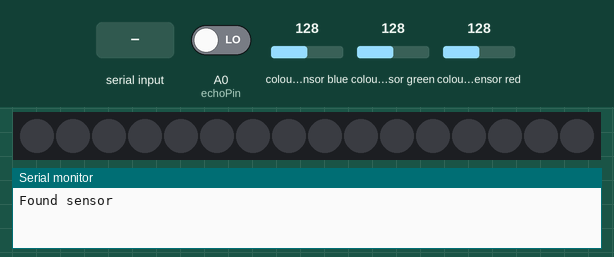
Simulated run of this sketch. Board: Arduino Uno, built with avr-gcc and run on an emulated ATmega328P. Parts: 16 RGB LEDs in strip order, left to right, the last lines printed to the serial monitor. The test bench sets the inputs (shaded band); at power-on: colour sensor blue 128, colour sensor green 128, A0 (echoPin) LOW, colour sensor red 128. Dim RGB values are drawn brighter than linear.

Above: at 1.2 s.
1.3 s: "2" received over the second serial link
At 1.55 s:
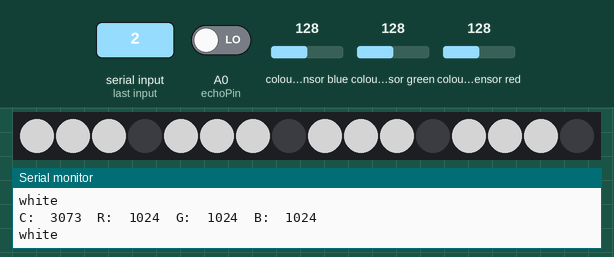
3.2 s: colour sensor blue set to 191
At 3.44 s:
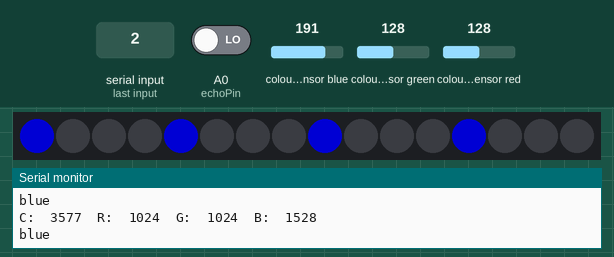
5.1 s: colour sensor green set to 250
At 5.29 s:
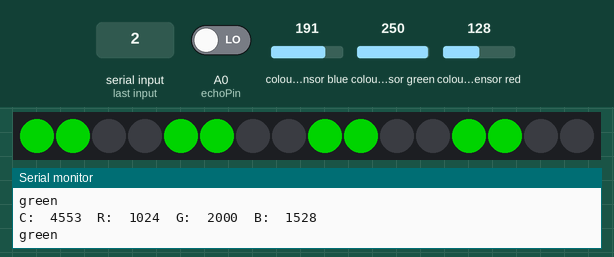
6.9 s: "1" received over the second serial link
At 9.2 s:
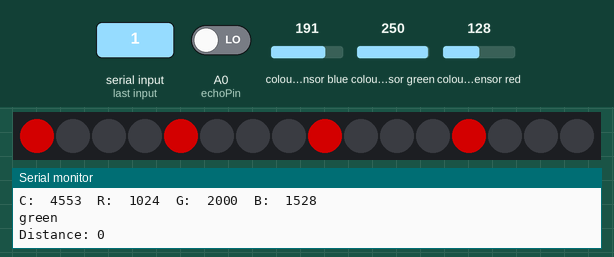
9.7 s: "2" received over the second serial link
At 11.08 s:
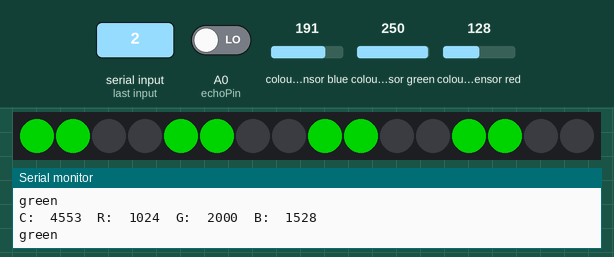
Timing chart, 0 to 12.7 s (numbered marks = the images above; inputs shaded):
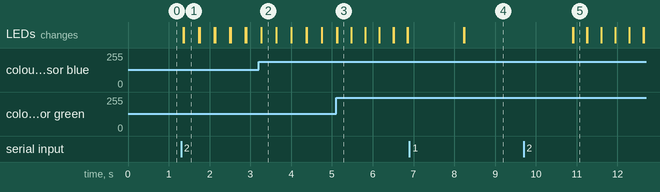

Measured:
- after the input at 1.3 s, the LEDs: first change after 0.05 s (image 1 shows a later state)
- after the input at 3.2 s, the LEDs: first change after 0.06 s (image 2 shows a later state)
- after the input at 5.1 s, the LEDs: first change at once (image 3 shows a later state)
- after the input at 6.9 s, the LEDs: first change after 1.3 s (image 4 shows a later state)
- after the input at 9.7 s, the LEDs: first change after 1.2 s (image 5 shows a later state)

The sketch:

mission6-2019-group2-drone.ino
```cpp
#include <Adafruit_NeoPixel.h>
#include <SoftwareSerial.h>
#include "Adafruit_TCS34725.h"

SoftwareSerial EEBlue(8, 9);

const int echoPin = A0;
// defines variables
long duration;
int distance;
int lastDis=19;
char state;

#define PIN            3      //A1
#define NUMPIXELS      16

Adafruit_TCS34725 tcs = Adafruit_TCS34725(TCS34725_INTEGRATIONTIME_50MS, TCS34725_GAIN_4X);
Adafruit_NeoPixel pixels = Adafruit_NeoPixel(NUMPIXELS, PIN, NEO_GRB + NEO_KHZ800);

byte flag=0;

void setup() {
  pinMode(echoPin, INPUT); // Sets the echoPin as an Input

  Serial.begin(9600); // Starts the serial communication
  pixels.begin();

  EEBlue.begin(9600);
  if (tcs.begin()) {
    Serial.println("Found sensor");
  } else {
    Serial.println("No TCS34725 found ... check your connections");
    while (1); // halt!
  }
}
void loop() {
  if (EEBlue.available()){
    state=EEBlue.read();
  }
  if(state=='1'){
    dis();
  }
  else if(state=='2'){
    col();
  }
}

void dis(){
  duration = pulseIn(echoPin, HIGH);
  delay(300);
  // Calculating the distance
  distance= duration*0.034/2;
  // Prints the distance on the Serial Monitor

  if(abs(lastDis-distance)>200){
    Serial.println(distance);
    distance=lastDis;
  }

  Serial.print("Distance: ");
  Serial.println(distance);

  EEBlue.print("$");
  EEBlue.print(distance);
  EEBlue.print("/");

  lastDis=distance;
  //light

  if(distance<100 && flag!=1){
    light(1,125,0,0);
    flag=1;
  }
  else if(distance<200 && distance>=100 && flag!=2){
    light(2,0,125,0);
    flag=2;
  }
  else if(distance<300 && distance>=200 && flag!=3){
    light(3,0,0,125);
    flag=3;
  }
  else if(distance>=300 && flag!=4){
    light(4,125,32,0);
    flag=4;
  }
}

void col(){
  flag=0;

  uint16_t clear, red, green, blue;

  tcs.getRawData(&red, &green, &blue, &clear);

  Serial.print("C:\t"); Serial.print(clear);
  Serial.print("\tR:\t"); Serial.print(red);
  Serial.print("\tG:\t"); Serial.print(green);
  Serial.print("\tB:\t"); Serial.println(blue);

  if(closeBytes(18,red,green,blue)){
    light(3,128,128,128);
    Serial.println("white");
    EEBlue.print("$");
    EEBlue.print("0");
    EEBlue.print("/");
  }else
  if(red>blue && red>green){
    light(0,128,0,0);
    Serial.println("red");
    EEBlue.print("$");
    EEBlue.print("1");
    EEBlue.print("/");
  }else
  if(blue>red && blue>green){
    light(1,0,0,128);
    Serial.println("blue");
    EEBlue.print("$");
    EEBlue.print("2");
    EEBlue.print("/");
  }else
  if(green>blue && green>red){
    light(2,0,128,0);
    Serial.println("green");
    EEBlue.print("$");
    EEBlue.print("3");
    EEBlue.print("/");
  }
}
```

closeBytes.ino
```cpp
bool closeBytes(int fail, byte num1, byte num2, byte num3){

  if(abs(num1-num2)<fail){
    if(abs(num2-num3)<fail){
      if(abs(num1-num3)<fail){
        return true;
      }
    }
  }
  return false;
}
```

light.ino
```cpp
int light(byte n, byte r, byte g, byte b){
  if(n>NUMPIXELS/4 || n<=0){
    return 1;
  }
  pixels.clear();
  int num=map(n,1,4,4,1);
  for(int j =0; j<NUMPIXELS/4-(num-1); j++){
    for(int i=j;i<NUMPIXELS;i+=4){
      pixels.setPixelColor(i, pixels.Color(r,g,b));
      pixels.show();
      delay(1);
    }
  }
  return 0;
}
```
